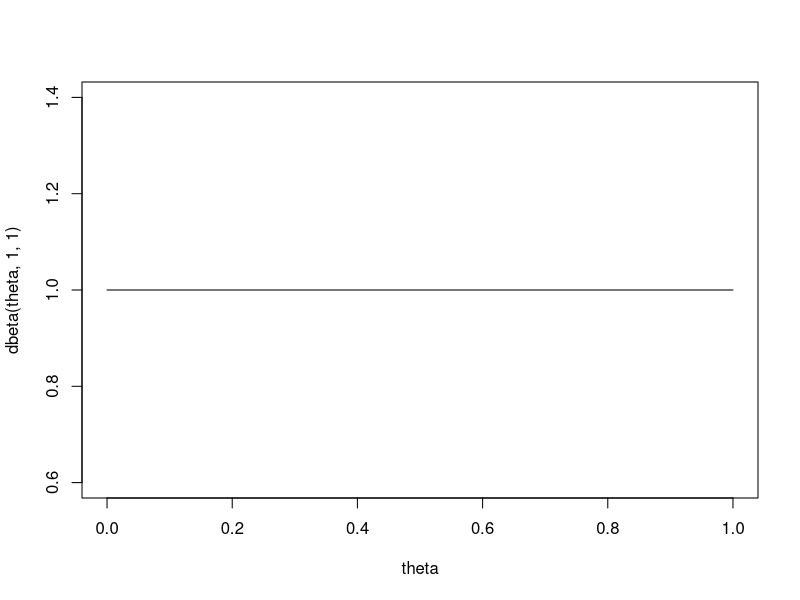
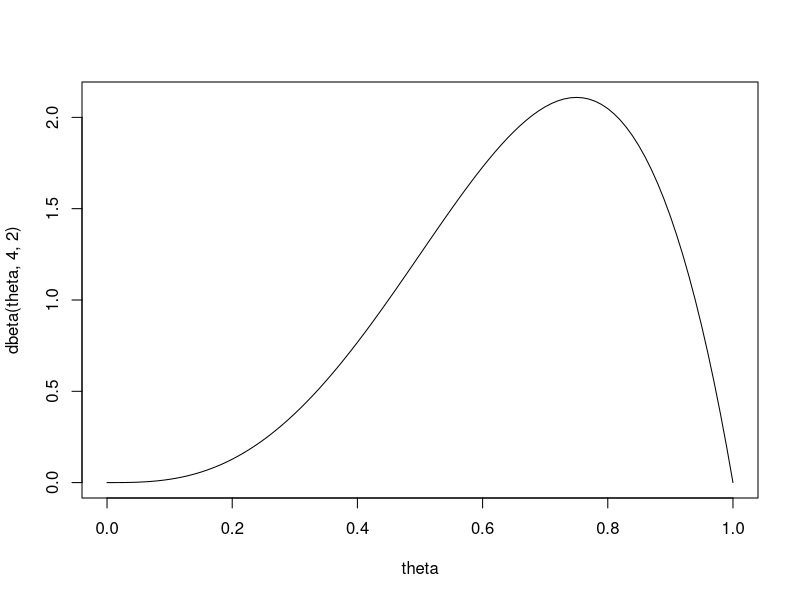
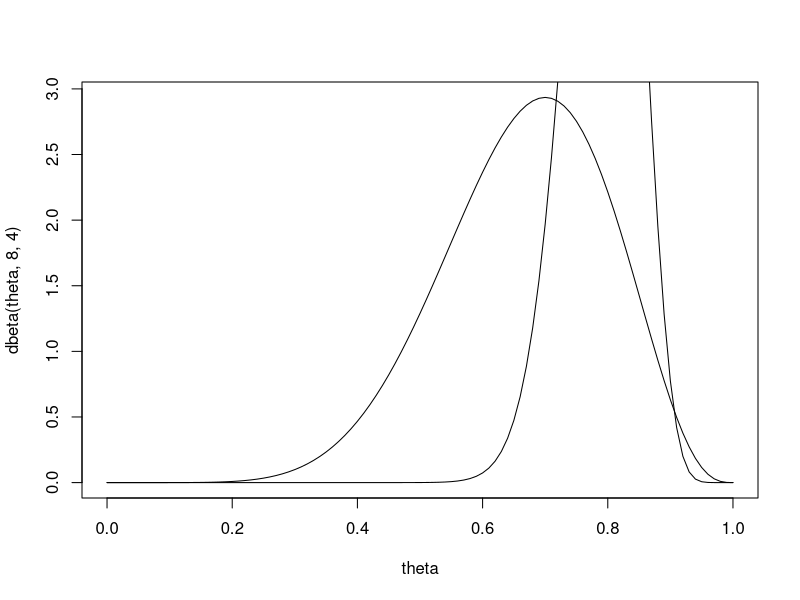
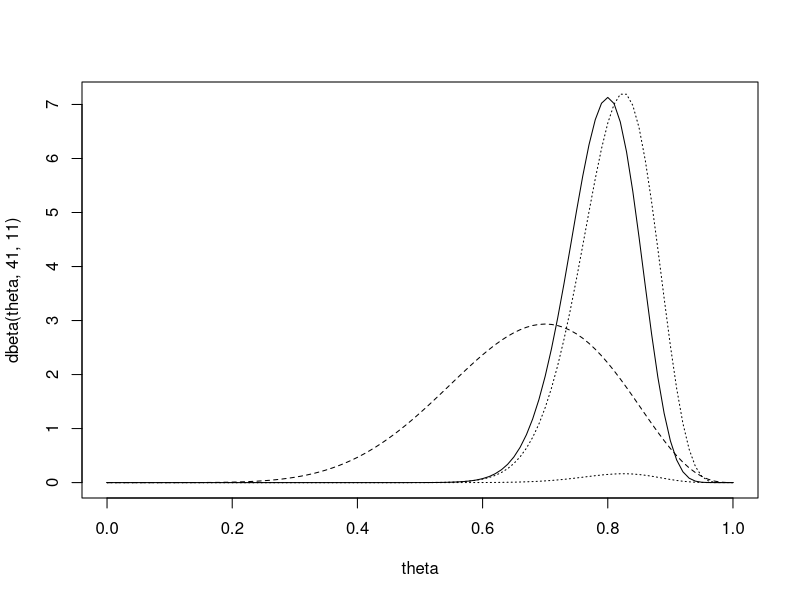
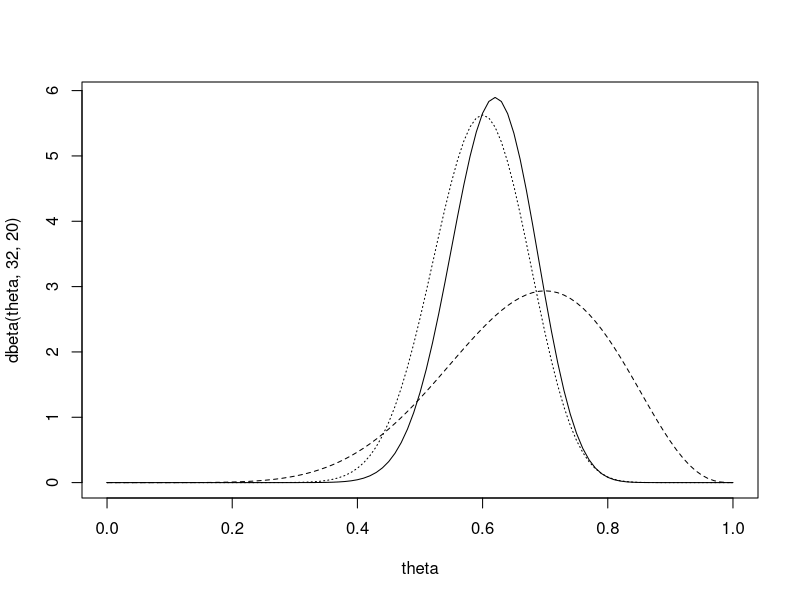

These figures' R source, in order:
# Suppose we are giving two students a multiple-choice exam with 40 questions, 
# where each question has four choices. We don't know how much the students
# have studied for this exam, but we think that they will do better than just
# guessing randomly. 
# 1) What are the parameters of interest?
# 2) What is our likelihood?
# 3) What prior should we use?
# 4) What is the prior probability P(theta>.25)? P(theta>.5)? P(theta>.8)?
# 5) Suppose the first student gets 33 questions right. What is the posterior
#    distribution for theta1? P(theta1>.25)? P(theta1>.5)? P(theta1>.8)?
#    What is a 95% posterior credible interval for theta1?
# 6) Suppose the second student gets 24 questions right. What is the posterior
#    distribution for theta2? P(theta2>.25)? P(theta2>.5)? P(theta2>.8)?
#    What is a 95% posterior credible interval for theta2?
# 7) What is the posterior probability that theta1>theta2, i.e., that the 
#    first student has a better chance of getting a question right than
#    the second student?

############
# Solutions:

# 1) Parameters of interest are theta1=true probability the first student
#    will answer a question correctly, and theta2=true probability the second
#    student will answer a question correctly.

# 2) Likelihood is Binomial(40, theta), if we assume that each question is 
#    independent and that the probability a student gets each question right 
#    is the same for all questions for that student.

# 3) The conjugate prior is a beta prior. Plot the density with dbeta.
theta=seq(from=0,to=1,by=.01)
plot(theta,dbeta(theta,1,1),type="l")
plot(theta,dbeta(theta,4,2),type="l")
plot(theta,dbeta(theta,8,4),type="l")

# 4) Find probabilities using the pbeta function.
1-pbeta(.25,8,4)
1-pbeta(.5,8,4)
1-pbeta(.8,8,4)

# 5) Posterior is Beta(8+33,4+40-33) = Beta(41,11)
41/(41+11)  # posterior mean
33/40       # MLE

lines(theta,dbeta(theta,41,11))

# plot posterior first to get the right scale on the y-axis
plot(theta,dbeta(theta,41,11),type="l")
lines(theta,dbeta(theta,8,4),lty=2)
# plot likelihood
lines(theta,dbinom(33,size=40,p=theta),lty=3)
# plot scaled likelihood
# 44 is an effective factor to rescale the plot
# 
lines(theta,44*dbinom(33,size=40,p=theta),lty=3)

# posterior probabilities
1-pbeta(.25,41,11)
1-pbeta(.5,41,11)
1-pbeta(.8,41,11)

# equal-tailed 95% credible interval
qbeta(.025,41,11)
qbeta(.975,41,11)

# 6) Posterior is Beta(8+24,4+40-24) = Beta(32,20)
32/(32+20)  # posterior mean
24/40       # MLE

plot(theta,dbeta(theta,32,20),type="l")
lines(theta,dbeta(theta,8,4),lty=2)
lines(theta,44*dbinom(24,size=40,p=theta),lty=3)

1-pbeta(.25,32,20)
1-pbeta(.5,32,20)
1-pbeta(.8,32,20)

qbeta(.025,32,20)
qbeta(.975,32,20)

# 7) Estimate by simulation: draw 1,000 samples from each and see how often 
#    we observe theta1>theta2
#    rbeta generates 1000 points in beta distribution


theta1=rbeta(1000,41,11)
theta2=rbeta(1000,32,20)
mean(theta1>theta2)



# Note for other distributions:
# dgamma,pgamma,qgamma,rgamma
# dnorm,pnorm,qnorm,rnorm